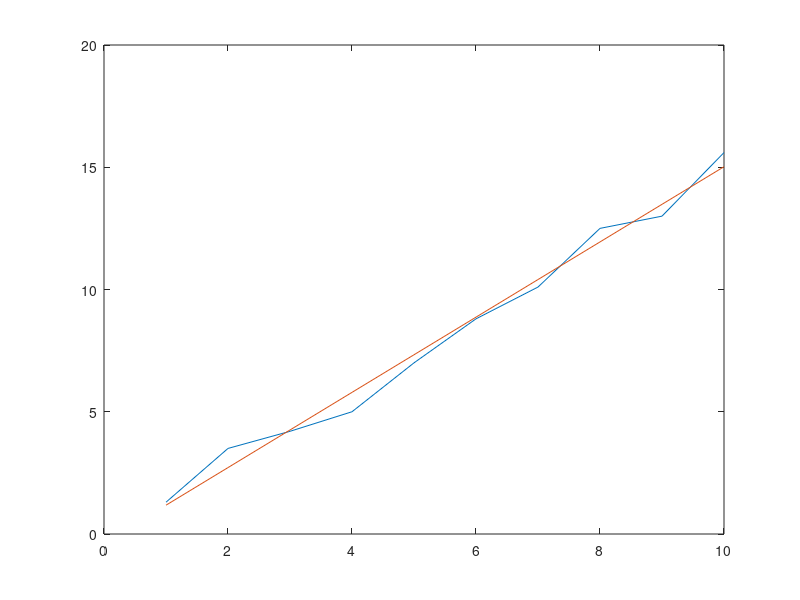

Write the MATLAB code that produced this figure.
clc
clear

x = [1 2 3 4 5 6 7 8 9 10]
y=[1.3 3.5 4.2 5.0 7.0 8.8 10.1 12.5 13.0 15.6]

[~,n]=size(x); 

a=(n*sum(x.*y)-sum(x)*sum(y))/(n*sum(x.^2)-(sum(x))^2);
b=(sum(x.^2)*sum(y)-sum(x)*sum(x.*y))/(n*sum(x.^2)-(sum(x))^2);

f=@(x)(a*x+b);

t=f(x)

rmse=sqrt((sum((y-t).^2))/n)

plot(x,y,x,t)

    



